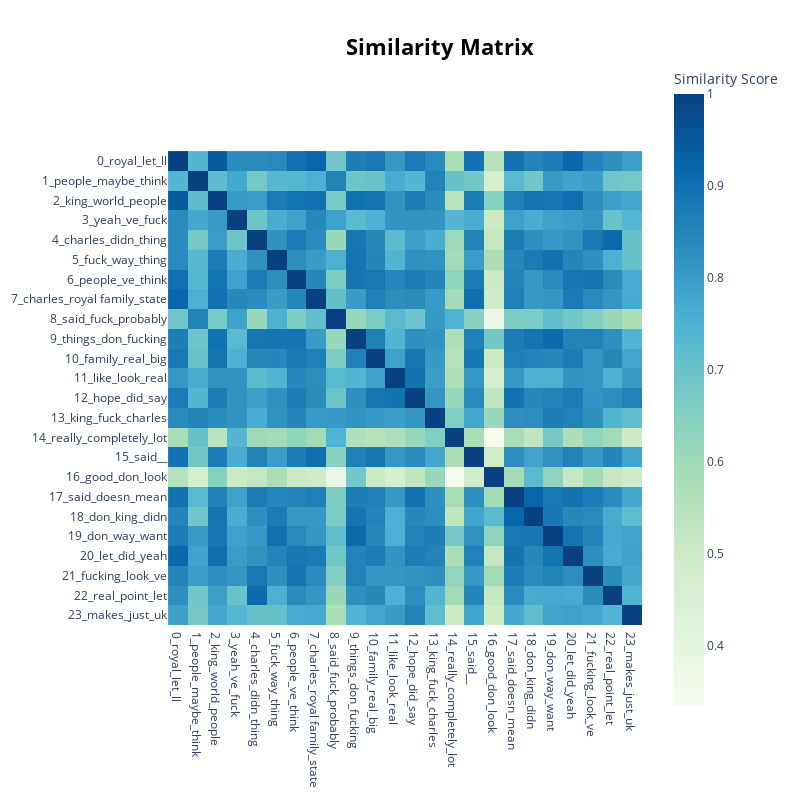

Notebook source saved alongside this figure:
### Code cell
BERTopic_model.visualize_heatmap()

### Figure 1 — Plotly figure (JSON) as saved in the notebook; plotly's stock layout.template omitted (floating-point values rounded to 4 significant figures; data arrays with more than 128 entries replaced by an {"elided": "..."} marker saying what was removed)
{"data": [{"coloraxis": "coloraxis", "hovertemplate": "x: %{x}<br>y: %{y}<br>Similarity Score: %{z}<extra></extra>", "name": "0", "type": "heatmap", "x": ["0_royal_let_ll", "1_people_maybe_think", "2_king_world_people", "3_yeah_ve_fuck", "4_charles_didn_thing", "5_fuck_way_thing", "6_people_ve_think", "7_charles_royal family_state", "8_said_fuck_probably", "9_things_don_fucking", "10_family_real_big", "11_like_look_real", "12_hope_did_say", "13_king_fuck_charles", "14_really_completely_lot", "15_said__", "16_good_don_look", "17_said_doesn_mean", "18_don_king_didn", "19_don_way_want", "20_let_did_yeah", "21_fucking_look_ve", "22_real_point_let", "23_makes_just_uk"], "xaxis": "x", "y": ["0_royal_let_ll", "1_people_maybe_think", "2_king_world_people", "3_yeah_ve_fuck", "4_charles_didn_thing", "5_fuck_way_thing", "6_people_ve_think", "7_charles_royal family_state", "8_said_fuck_probably", "9_things_don_fucking", "10_family_real_big", "11_like_look_real", "12_hope_did_say", "13_king_fuck_charles", "14_really_completely_lot", "15_said__", "16_good_don_look", "17_said_doesn_mean", "18_don_king_didn", "19_don_way_want", "20_let_did_yeah", "21_fucking_look_ve", "22_real_point_let", "23_makes_just_uk"], "yaxis": "y", "z": {"elided": "24x24 float values"}}], "layout": {"coloraxis": {"colorbar": {"title": {"text": "Similarity Score"}}, "colorscale": [[0, "rgb(247,252,240)"], [0.125, "rgb(224,243,219)"], [0.25, "rgb(204,235,197)"], [0.375, "rgb(168,221,181)"], [0.5, "rgb(123,204,196)"], [0.625, "rgb(78,179,211)"], [0.75, "rgb(43,140,190)"], [0.875, "rgb(8,104,172)"], [1, "rgb(8,64,129)"]]}, "height": 800, "hoverlabel": {"bgcolor": "white", "font": {"family": "Rockwell", "size": 16}}, "legend": {"title": {"text": "Trend"}}, "margin": {"t": 60}, "showlegend": true, "title": {"font": {"color": "Black", "size": 22}, "text": "<b>Similarity Matrix", "x": 0.55, "xanchor": "center", "y": 0.95, "yanchor": "top"}, "width": 800, "xaxis": {"anchor": "y", "autorange": true, "constrain": "domain", "domain": [0, 1], "range": [-0.5, 23.5], "scaleanchor": "y", "type": "category"}, "yaxis": {"anchor": "x", "autorange": true, "constrain": "domain", "domain": [0.1388, 0.8612], "range": [23.5, -0.5], "type": "category"}}}
